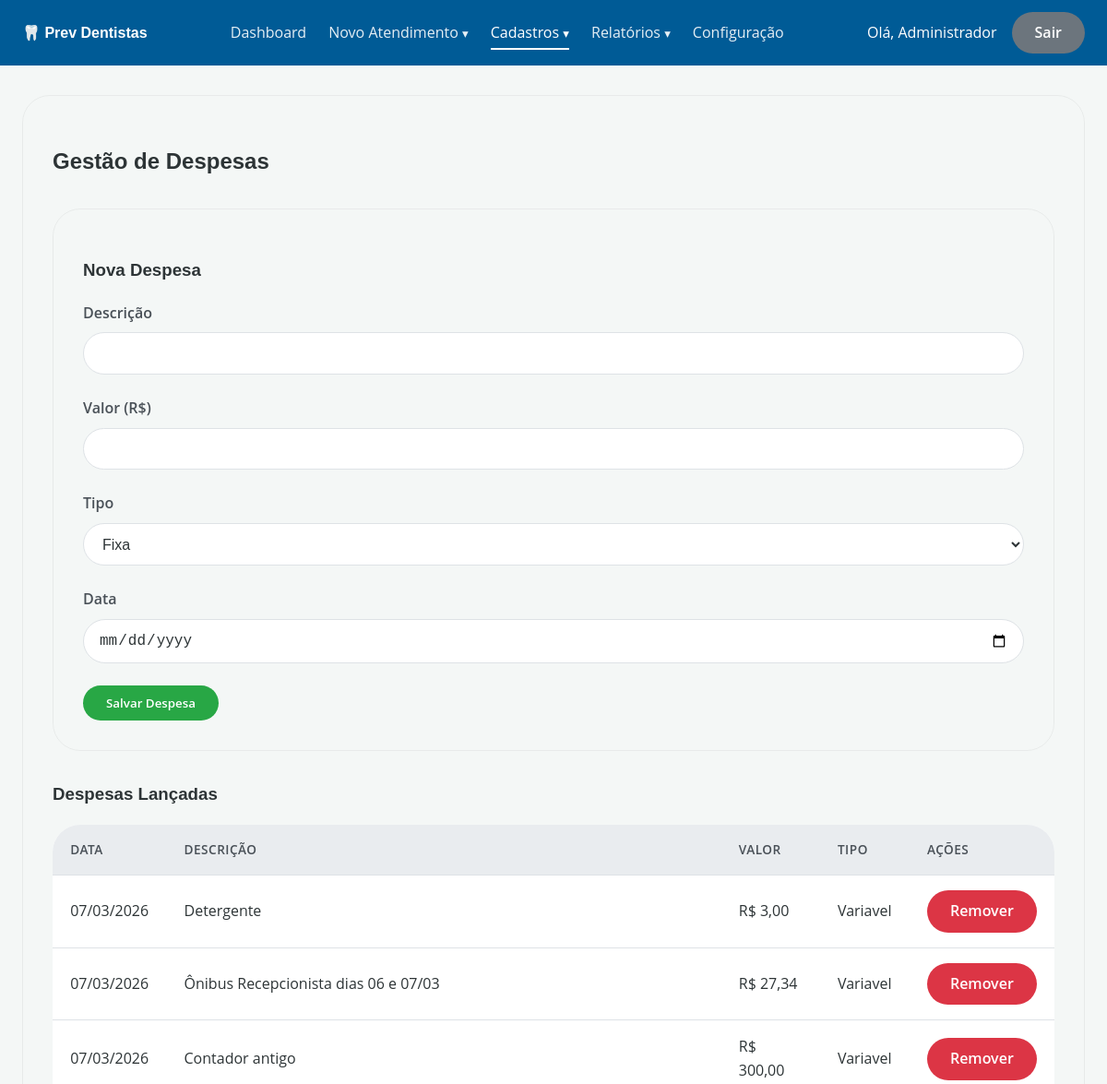
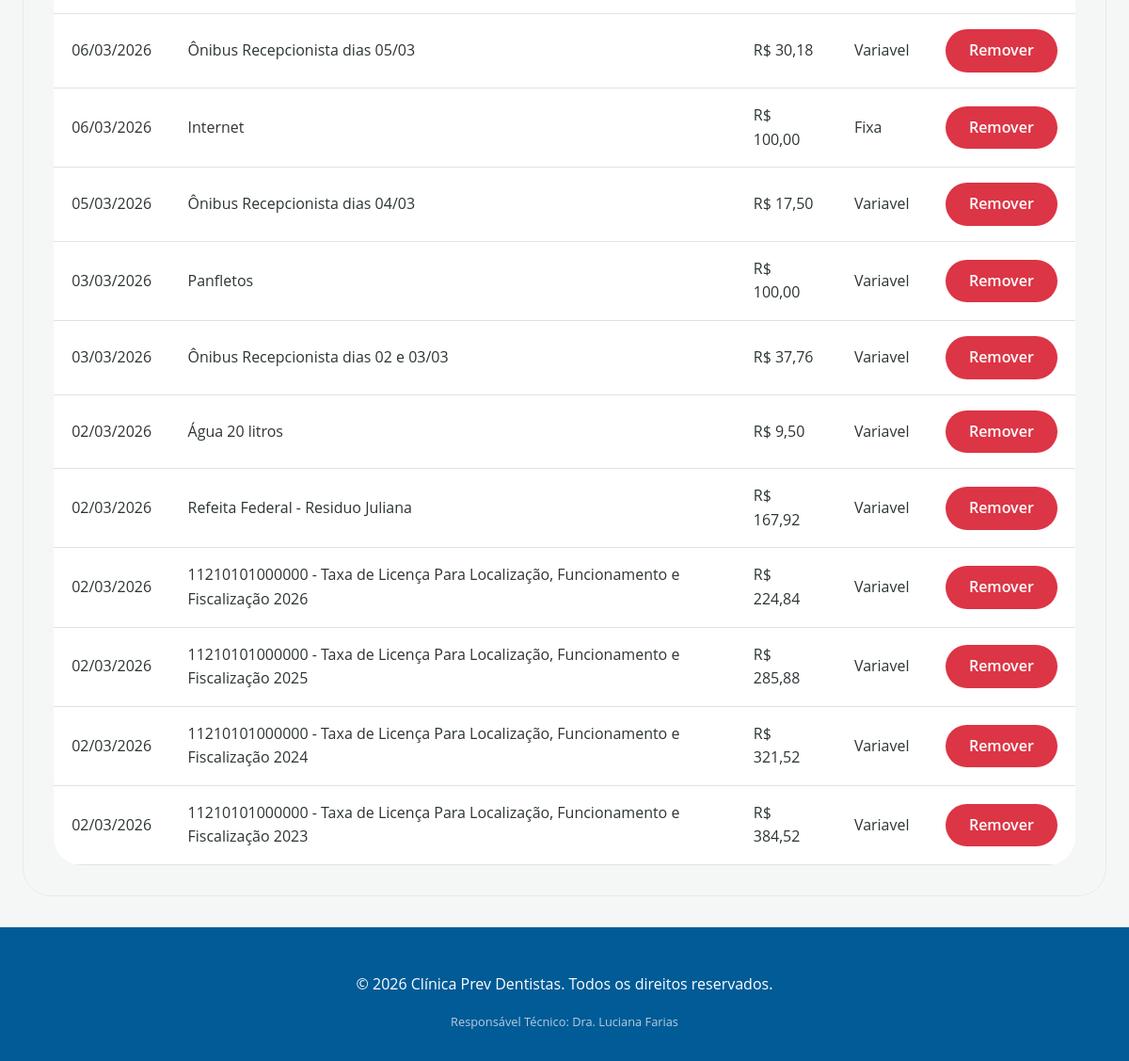
Page /public/?rota=despesas (signed in) on the committed database (2 pictures, top to bottom).
### tables this page shows
CREATE TABLE IF NOT EXISTS `despesas` (
  `id` int NOT NULL AUTO_INCREMENT,
  `descricao` varchar(150) NOT NULL,
  `valor` decimal(10,2) NOT NULL,
  `tipo` enum('fixa','variavel') NOT NULL,
  `data_despesa` date NOT NULL,
  `criado_em` timestamp NULL DEFAULT CURRENT_TIMESTAMP,
  PRIMARY KEY (`id`)
);

### src/Controller/DespesaController.php (called while the page is built, shortened)
<?php
class DespesaController
{
    private DespesaModel $model;
    public function __construct(private PDO $pdo)
    {
        $this->model = new DespesaModel($pdo);
    }
    public function listar(): void
    {
        $despesas = $this->model->listarTodas();
        require ROOT . '/src/View/layout/header.php';
        require ROOT . '/src/View/despesas/listar.php';
        require ROOT . '/src/View/layout/footer.php';
    }
}

### public/index.php (called while the page is built, shortened)
<?php
spl_autoload_register(function (string $class): void {
    $dirs = [
        ROOT . '/src/Controller/',
        ROOT . '/src/Model/',
    ];
    foreach ($dirs as $dir) {
        $file = $dir . $class . '.php';
        if (file_exists($file)) {
            return;
        }
    }
});
$rota = $_GET['rota'] ?? 'login';
[$controllerClass, $metodo, $perfis] = $rotas[$rota];
require_once ROOT . '/config/database.php';
$controller = new $controllerClass($pdo);
$controller->$metodo();

### src/Model/DespesaModel.php (called while the page is built, shortened)
<?php
class DespesaModel
{
    public function listarTodas(): array
    {
        return $this->pdo->query(
            "SELECT * FROM despesas ORDER BY data_despesa DESC"
        )->fetchAll();
    }
}

### src/View/despesas/listar.php (the view, shortened to what this page needs)
<div class="card">
    <h2>Gestão de Despesas</h2>
    <div class="card" style="margin-top: 2rem;">
        <h3>Nova Despesa</h3>
        <form action="<?= BASE_URL ?>?rota=despesas.salvar" method="POST">
            <div class="form-group">
                <label for="descricao">Descrição</label>
                <input type="text" name="descricao" id="descricao" required>
            </div>
            <div class="form-group">
                <label for="valor">Valor (R$)</label>
                <input type="number" step="0.01" name="valor" id="valor" required>
            </div>
            <div class="form-group">
                <label for="tipo">Tipo</label>
                <select name="tipo" id="tipo" required>
                    <option value="fixa">Fixa</option>
                </select>
            </div>
            <div class="form-group">
                <label for="data_despesa">Data</label>
                <input type="date" name="data_despesa" id="data_despesa" required>
            </div>
            <button type="submit" class="btn btn-success">Salvar Despesa</button>
        </form>
    </div>
    <h3 style="margin-top: 2rem;">Despesas Lançadas</h3>
    <table class="mobile-card-table" style="margin-top: 1rem;">
        <thead>
            <tr>
                <th>Data</th>
                <th>Descrição</th>
                <th>Valor</th>
                <th>Tipo</th>
                <th>Ações</th>
            </tr>
        </thead>
        <tbody>
            <?php if (count($despesas) > 0): ?>
                <?php foreach ($despesas as $despesa): ?>
                    <tr>
                        <td data-label="Data"><?= date('d/m/Y', strtotime($despesa['data_despesa'])) ?></td>
                        <td data-label="Descrição"><?= htmlspecialchars($despesa['descricao']) ?></td>
                        <td data-label="Valor">R$ <?= number_format($despesa['valor'], 2, ',', '.') ?></td>
                        <td data-label="Tipo"><?= ucfirst($despesa['tipo']) ?></td>
                        <td data-label="Ação">
                            <a href="<?= BASE_URL ?>?rota=despesas.excluir&id=<?= $despesa['id'] ?>" class="btn btn-danger" onclick="return confirm('Tem certeza que deseja remover esta despesa?');">Remover</a>
                        </td>
                    </tr>
                <?php endforeach; ?>
            <?php else: ?>
                <tr>
                    <td colspan="5" style="text-align: center;">Nenhuma despesa registrada.</td>
                </tr>
            <?php endif; ?>
        </tbody>
    </table>
</div>

### public/assets/css/style.css (style rules this page uses)
:root { --primary-color: #005b96; --primary-dark: #0370b5; --background-color: #f4f7f6; --secondary-color: #6c757d; --info-color: #17a2b8; --success-color: #28a745; --danger-color: #dc3545; --border-color: #dee2e6; --white-color: #ffffff; --border-radius: 30px; --text-color: #2d3436; --shadow-md: 0 10px 30px rgba(0,0,0,0.1); }
body { font-family: 'Open Sans', sans-serif; background-color: var(--background-color); color: var(--text-color); margin: 0; padding: 0; line-height: 1.6; }
h1, h2, h3, h4, .logo { font-family: 'Poppins', sans-serif; font-weight: 600; }
.btn, button, input[type="submit"] { border-radius: var(--border-radius); padding: 10px 25px; font-family: 'Open Sans', sans-serif; font-weight: 600; border: none; cursor: pointer; transition: all 0.3s ease; display: inline-flex; align-items: center; justify-content: center; text-decoration: none; }
.btn-success { background-color: #28a745; color: #ffffff; }
.btn-danger { background-color: #dc3545; color: #ffffff; }
html { scroll-behavior: smooth; }
.card { background-color: var(--card-bg); border-radius: var(--border-radius); box-shadow: var(--shadow-sm); padding: 2rem; margin-bottom: 2rem; border: 1px solid rgba(0,0,0,0.05); transition: box-shadow 0.3s ease; }
.form-group { margin-bottom: 1.5rem; }
label { display: block; margin-bottom: 0.5rem; font-weight: 600; color: #495057; }
input[type="text"], input[type="email"], input[type="number"], input[type="password"], input[type="date"], input[type="month"], select, textarea { width: 100%; padding: 0.8rem 1rem; border: 1px solid var(--border-color); border-radius: var(--border-radius); box-sizing: border-box; font-size: 1rem; transition: border-color 0.2s, box-shadow 0.2s; background-color: #fff; color: var(--text-color); }
table { width: 100%; border-collapse: collapse; margin-top: 1rem; background-color: #fff; border-radius: var(--border-radius); overflow: hidden; align-self: start; }
th, td { padding: 1rem 1.2rem; text-align: left; border-bottom: 1px solid var(--border-color); }
thead th { background-color: #e9ecef; font-weight: 600; color: #495057; text-transform: uppercase; font-size: 0.85rem; letter-spacing: 0.5px; }

### rows in the picture
despesas: data_despesa "07/03/2026", descricao "Detergente", valor "3,00", tipo "Variavel"
despesas: data_despesa "07/03/2026", descricao "Ônibus Recepcionista dias 06 e 07/03", valor "27,34", tipo "Variavel"
despesas: data_despesa "07/03/2026", descricao "Contador antigo", valor "300,00", tipo "Variavel"
despesas: data_despesa "06/03/2026", descricao "Ônibus Recepcionista dias 05/03", valor "30,18", tipo "Variavel"
despesas: data_despesa "06/03/2026", descricao "Internet", valor "100,00", tipo "Fixa"
despesas: data_despesa "05/03/2026", descricao "Ônibus Recepcionista dias 04/03", valor "17,50", tipo "Variavel"
despesas: data_despesa "03/03/2026", descricao "Panfletos", valor "100,00", tipo "Variavel"
despesas: data_despesa "03/03/2026", descricao "Ônibus Recepcionista dias 02 e 03/03", valor "37,76", tipo "Variavel"
despesas: data_despesa "02/03/2026", descricao "Água 20 litros", valor "9,50", tipo "Variavel"
despesas: data_despesa "02/03/2026", descricao "Refeita Federal - Residuo Juliana", valor "167,92", tipo "Variavel"
despesas: data_despesa "02/03/2026", descricao "11210101000000 - Taxa de Licença Para Localização, Funcionamento e Fiscalização 2026", valor "224,84", tipo "Variavel"
despesas: data_despesa "02/03/2026", descricao "11210101000000 - Taxa de Licença Para Localização, Funcionamento e Fiscalização 2025", valor "285,88", tipo "Variavel"
despesas: data_despesa "02/03/2026", descricao "11210101000000 - Taxa de Licença Para Localização, Funcionamento e Fiscalização 2024", valor "321,52", tipo "Variavel"
despesas: data_despesa "02/03/2026", descricao "11210101000000 - Taxa de Licença Para Localização, Funcionamento e Fiscalização 2023", valor "384,52", tipo "Variavel"

### other values in the picture
$_SESSION['usuario_nome'] "Administrador"
